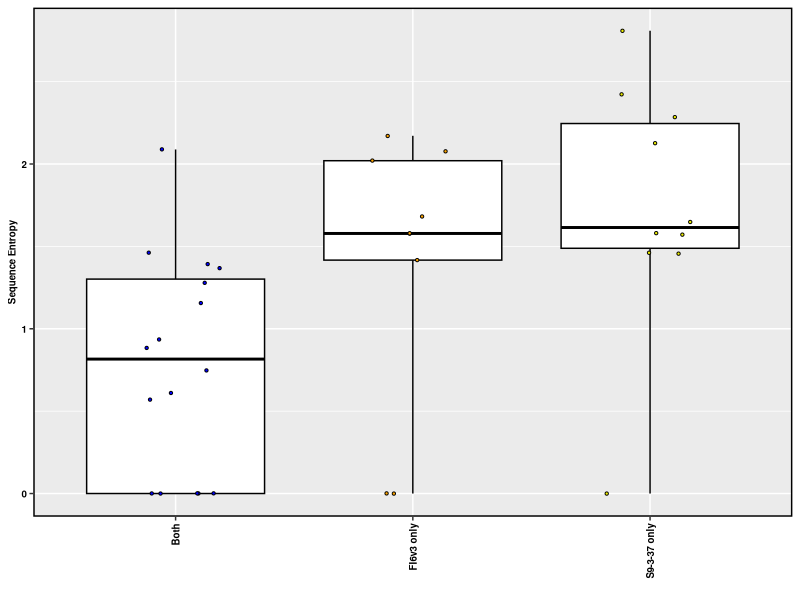

Recreate this plot in R.
#R code
library(ggplot2)
library(scales)
library(RColorBrewer)
library(readr)
library(tidyr)
library(reshape)
library(stringr)
library(dplyr)
library(ggrepel)
library(gridExtra)
require(cowplot)

textsize <- 7
entropy_table <- read_tsv('result/Epitope_seq_entropy.tsv')
p <-  ggplot(entropy_table, aes(x=class,y=entropy,color=class,fill=class)) +
        geom_boxplot(color='black',fill='white',coef=500)+
        #geom_jitter(position=position_jitter(0.2),size=0.5, pch=20) +
        geom_point(position=position_jitter(width=0.2),size=0.8, color='black', pch=21) +
        scale_fill_manual(values=c('blue','orange','yellow2')) +
        theme(axis.text=element_text(size=textsize,face="bold",colour = 'black'),
              axis.text.x=element_text(angle=90,hjust=1,vjust=0.5,colour = 'black'),
              axis.text.y=element_text(hjust=0.5,vjust=0.5,colour = 'black'),
              axis.title=element_text(size=textsize,face="bold"),
              axis.line = element_line(colour = 'black', size = 0),
              legend.position="none",
              legend.title=element_blank(),
              panel.border = element_rect(colour = "black", fill=NA, size=1)) +
        xlab('')+
        ylab('Sequence Entropy')
ggsave('graph/entropy_distribution.png', p, height=2.5,width=2)
